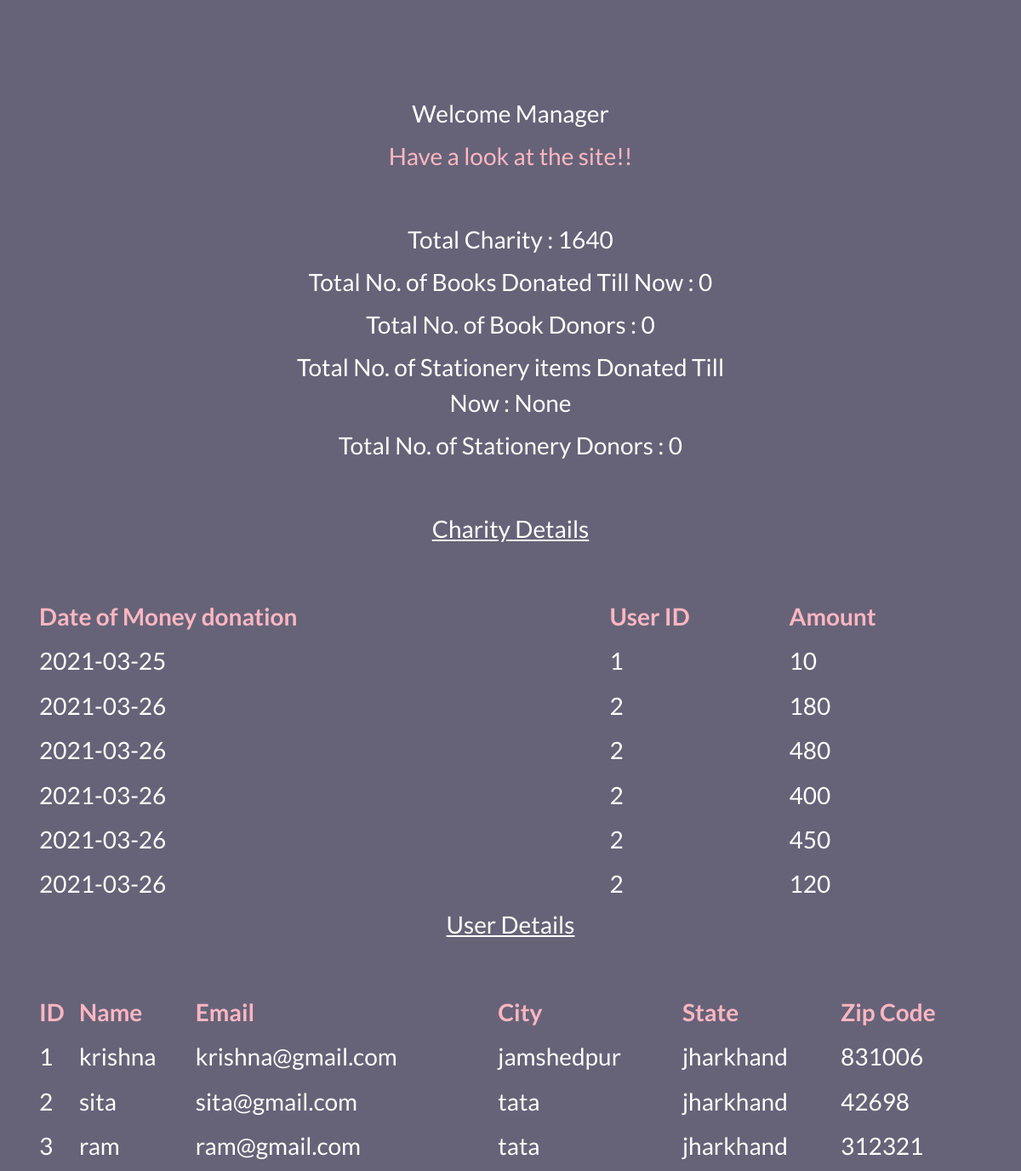
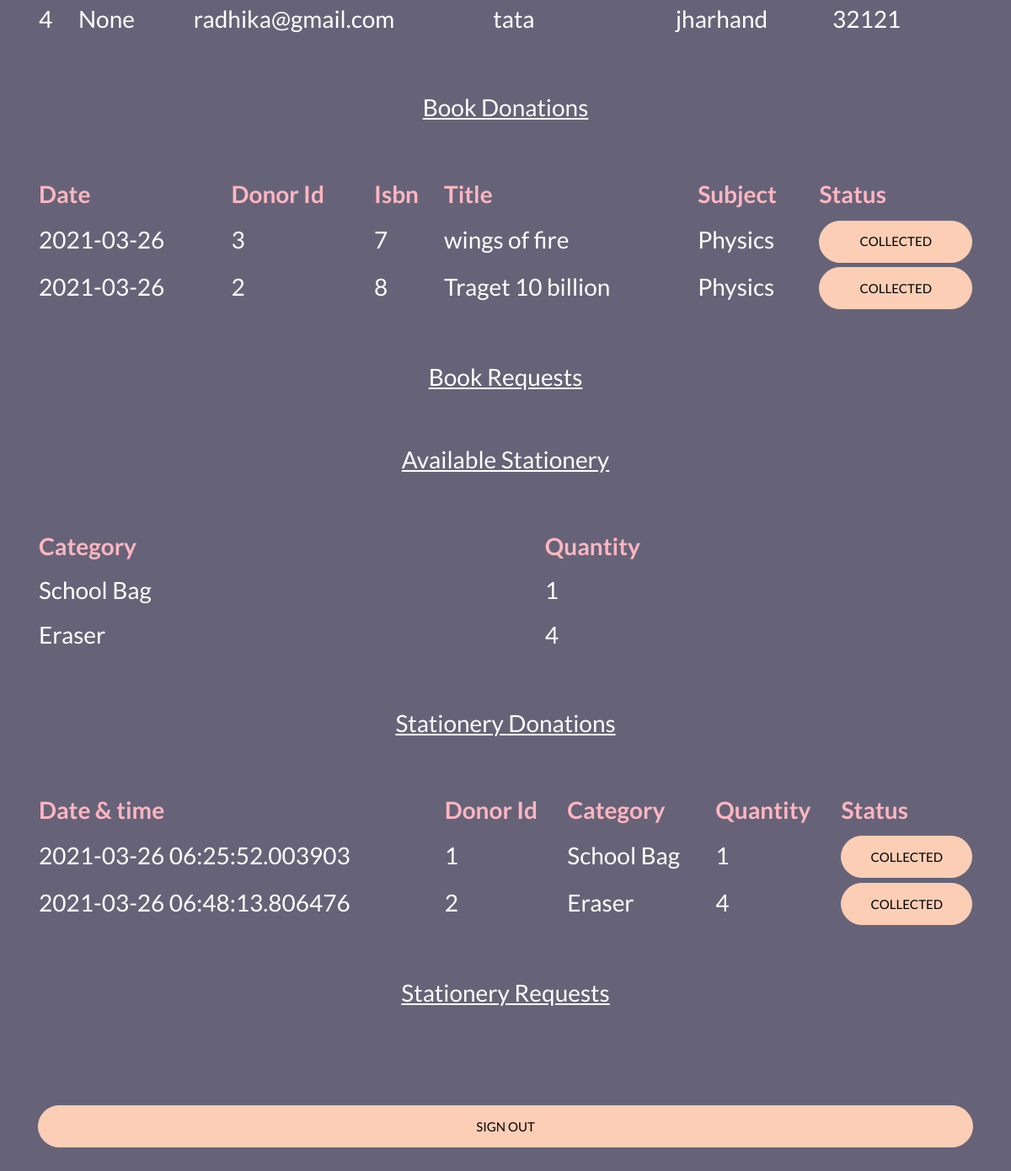
Before: /dorei/manage/ with the older database file (2 pictures, top to bottom).
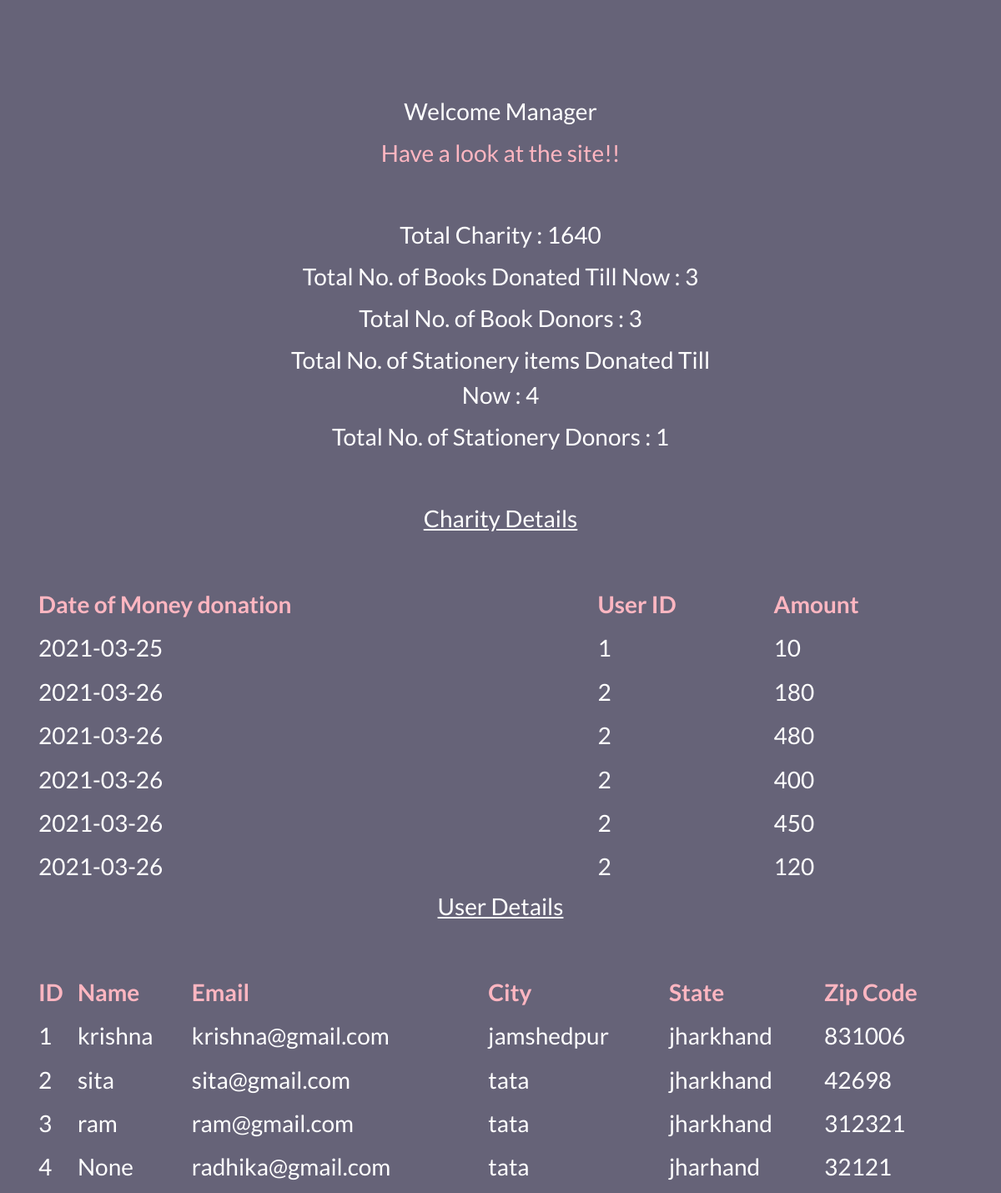
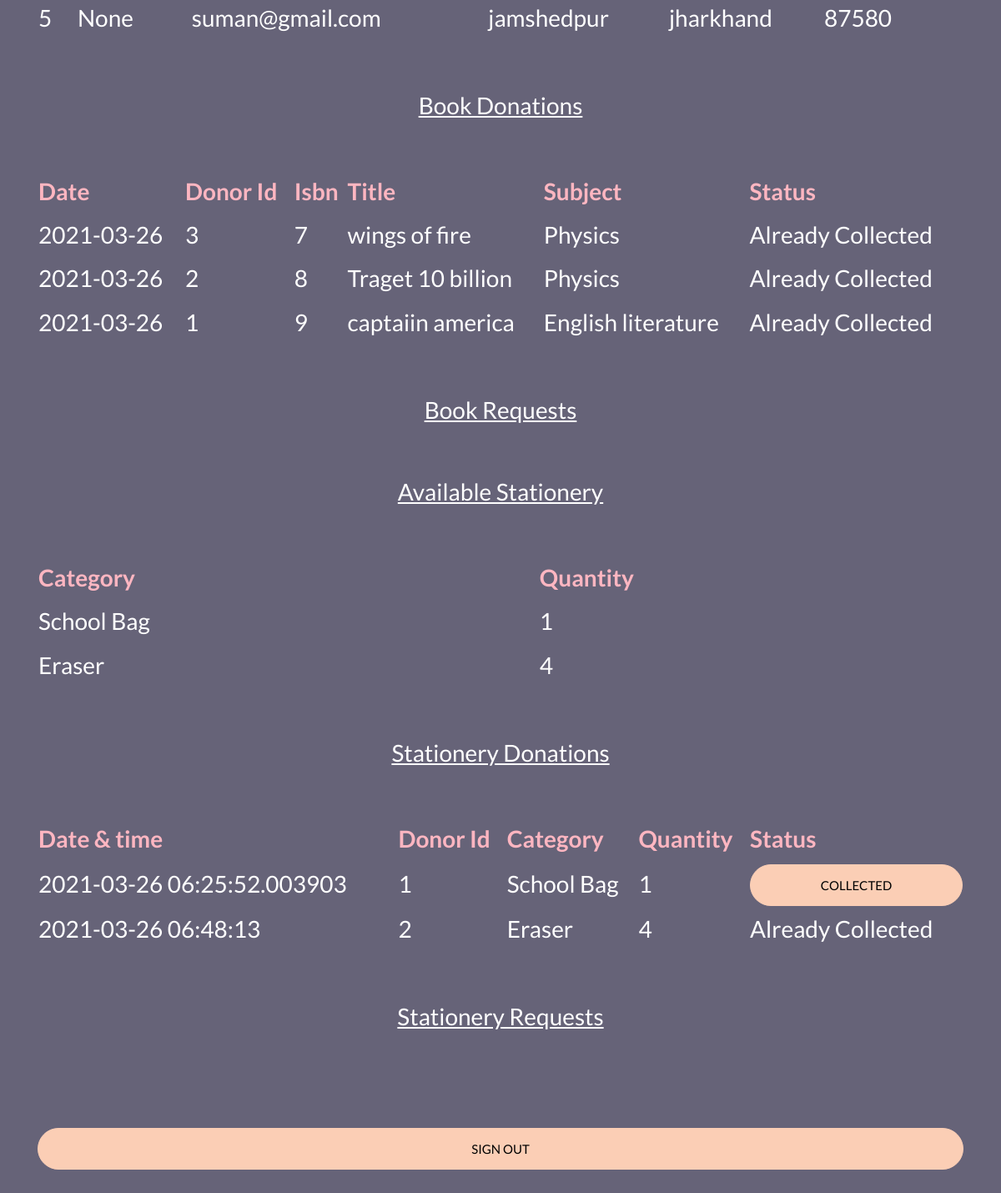
After: the same page with the newer database file (2 pictures, top to bottom).
### dorei/models.py (models this page shows, shortened)
class Money(models.Model):
    money_id = models.IntegerField(db_column='money_id', primary_key=True)
    user_id = models.ForeignKey(User, on_delete=models.CASCADE, db_column='user_id')
    t_time = models.DateTimeField(db_column='t_time')
    amount = models.IntegerField(db_column='amount')
    transaction_id = models.TextField(db_column='transaction_id', max_length=10, null=True)
    class Meta:
        unique_together = (('money_id', 't_time'),)

class User(models.Model):
    user_id = models.AutoField(db_column='user_id', primary_key=True)
    first_name = models.TextField(db_column='first_name', max_length=10)
    middle_name = models.TextField(db_column='middle_name', max_length=10, blank=True, null=True)
    last_name = models.TextField(db_column='last_name', max_length=10, blank=True, null=True)
    email_address = models.EmailField(db_column='email_address', max_length=40)
    house_number = models.CharField(db_column='house_number', max_length=10, blank=True, null=True)
    street_number = models.CharField(db_column='street_number', max_length=10, blank=True, null=True)
    street_name = models.TextField(db_column='street_name', max_length=50)
    city = models.TextField(db_column='city', max_length=50)
    state = models.TextField(db_column='state', max_length=50)
    postal_code = models.DecimalField(db_column='postal_code', max_digits=6, decimal_places=0)
    password = models.CharField(db_column='password', max_length=256)

class BookDonate(models.Model):
    user_id = models.ForeignKey(User, on_delete=models.CASCADE, db_column='user_id')
    isbn = models.ForeignKey(Book, on_delete=models.CASCADE, db_column='isbn')
    t_time = models.DateTimeField(db_column='t_time')
    is_collected = models.BooleanField(db_column='is_collected', default = False)
    class Meta:
        unique_together = (('user_id', 'isbn'),)

class Stationery(models.Model):
    stationery_id = models.AutoField(db_column='stationery_id', primary_key=True)
    stationery_name = models.CharField(db_column='stationery_name', max_length = 50)
    tot_quantity = models.IntegerField(db_column='tot_quantity',validators=[MinValueValidator(1)], blank=True, null=True)
    location_id = models.ForeignKey(Location, on_delete = models.DO_NOTHING,db_column='location_id', null=True, blank=True)

### dorei/views.py (the view)
# urls.py: path('manage/', views.manage, name='manage'),
def manage(request):
    total_charity = select_using_raw_sql("SELECT SUM(dm.amount) FROM dorei_money AS dm")
    books_donated = select_using_raw_sql("SELECT COUNT(db.isbn) FROM dorei_bookdonate AS db WHERE db.is_collected=1")
    stationery_donated = select_using_raw_sql("SELECT SUM(ds.quantity) FROM dorei_stationerydonate AS ds WHERE ds.is_collected=1")
    book_donors = select_using_raw_sql("SELECT COUNT(DISTINCT(db.user_id)) FROM dorei_bookdonate AS db WHERE db.is_collected=1")
    stationery_donors = select_using_raw_sql("SELECT COUNT(DISTINCT(ds.user_id)) FROM dorei_stationerydonate AS ds WHERE ds.is_collected=1")
    charity_details = select_using_raw_sql("SELECT date(dm.t_time) AS t_time,dm.user_id AS user_id,dm.amount AS amount FROM dorei_money AS dm")
    user_details = select_using_raw_sql("SELECT du.user_id AS user_id,du.first_name||' '||du.middle_name||' '||du.last_name AS name,du.email_address AS  email,\
        du.house_number AS house_number,du.street_number AS street_number,du.street_name AS street_name,du.city AS city,du.state AS state,du.postal_code AS postal_code\
        FROM dorei_user AS du")
    book_donations = select_using_raw_sql("SELECT dbd.user_id AS user_id,date(dbd.t_time) AS t_time,dbd.isbn AS isbn,db.title AS title,db.subject AS subject,dbd.is_collected AS verify\
     FROM dorei_bookdonate AS dbd, dorei_book AS db WHERE db.isbn=dbd.isbn")
    book_requests = select_using_raw_sql("SELECT dbr.user_id AS user_id,date(dbr.t_time) AS t_time,dbr.isbn AS isbn,db.title AS title,db.subject AS subject,dbr.is_delivered AS verify\
     FROM dorei_bookrequest AS dbr, dorei_book AS db WHERE db.isbn=dbr.isbn")
    available_stationery = select_using_raw_sql("SELECT ds.stationery_name AS name,ds.tot_quantity AS tot_quantity FROM dorei_stationery AS ds")
    stationery_donations = select_using_raw_sql("SELECT dsd.user_id AS user_id,dsd.t_time AS t_time,ds.stationery_name AS name,dsd.quantity AS quantity,dsd.is_collected AS verify\
     FROM dorei_stationerydonate AS dsd, dorei_stationery AS ds WHERE ds.stationery_id=dsd.stationery_id")
    stationery_requests = select_using_raw_sql("SELECT dsr.user_id AS user_id,dsr.t_time AS t_time,ds.stationery_name AS name,dsr.quantity AS quantity,dsr.is_delivered AS verify\
     FROM dorei_stationeryrequest AS dsr, dorei_stationery AS ds WHERE ds.stationery_id=dsr.stationery_id")
    data = {
            'total_charity':total_charity[0]['SUM(dm.amount)'],
            'books_donated':books_donated[0]['COUNT(db.isbn)'],
            'stationery_donated':stationery_donated[0]['SUM(ds.quantity)'],
            'book_donors':book_donors[0]['COUNT(DISTINCT(db.user_id))'],
            'stationery_donors':stationery_donors[0]['COUNT(DISTINCT(ds.user_id))'],
            'charity_details':charity_details,
            'user_details':user_details,
            'book_donations':book_donations,
            'book_requests':book_requests,
            'available_stationery':available_stationery,
            'stationery_donations':stationery_donations,
            'stationery_requests':stationery_requests,
        }
    return render(request, 'manager_ui.html', data)

### dorei/views.py (called while the page is built)
def select_using_raw_sql(sql):
    cursor = connection.cursor()
    try:
        cursor.execute(sql)
    except Exception as e:
        print(e)
        return []
    results = cursor.fetchall()
    l = []
    for  i in range(len(results)):
        dict = {}
        field = 0
        while True:
            try:
                dict[cursor.description[field][0]] = str(results[i][field])
                field = field +1
            except IndexError as e:
                break
        l.append(dict)
    return l

### dorei/templates/manager_ui.html (shortened to what the changed rows need)
{% extends "base_generic.html" %}
{% block content %}
  <body class="img js-fullheight" style="background-color: #928DAB;">
  <section class="ftco-section">
    <div class="container">
      <div class="row justify-content-center">
        <div class="col-md-6 text-center mb-5">
          <h2 class="heading-section">Welcome Manager</h2>
          <h2 class="heading-section" style="color:#FFB6C1;">Have a look at the site!!</h2>
        </div>
      </div>
      <div class="row justify-content-center">
        <div class="col-md-6 text-center mb-5">
          <h2 class="heading-section">Total Charity : {{total_charity}}</h2>
          <h2 class="heading-section">Total No. of Books Donated Till Now : {{books_donated}}</h2>
          <h2 class="heading-section">Total No. of Book Donors : {{book_donors}}</h2>
          <h2 class="heading-section">Total No. of Stationery items Donated Till Now : {{stationery_donated}}</h2>
          <h2 class="heading-section">Total No. of Stationery Donors : {{stationery_donors}}</h2>
        </div>
      </div>
      <div class="row justify-content-center">
        <div class="col-md-6 text-center mb-5">
          <h2 class="heading-section"><u>Charity Details</u></h2>
        </div>
      </div>
      {% if charity_details %}
      <table style="width:100%">
        <tr class="heading-section" style="color:#FFB6C1;">
          <th>Date of Money donation</th>
          <th>User ID</th>
          <th>Amount</th>
        </tr>
        {% for donation in charity_details %}
        <tr class="heading-section" style="color:#FFFFFF">
          <td >{{donation.t_time}}</td>
          <td>{{donation.user_id}}</td>
          <td >{{donation.amount}}</td>
        </tr>
        {% endfor %}
      </table>
      {% endif %}
      <div class="row justify-content-center">
        <div class="col-md-6 text-center mb-5">
          <h2 class="heading-section"><u>User Details</u></h2>
        </div>
      </div>
      {% if user_details %}
      <table style="width:100%">
        <tr class="heading-section" style="color:#FFB6C1;">
          <th>ID</th>
          <th>Name</th>
          <th>Email</th>
          <th>City</th>
          <th>State</th>
          <th>Zip Code</th>
        </tr>
        {% for user in user_details %}
        <tr class="heading-section" style="color:#FFFFFF">
          <td >{{user.user_id}}</td>
          <td >{{user.name}}</td>
          <td >{{user.email}}</td>
          <td >{{user.city}}</td>
          <td >{{user.state}}</td>
          <td >{{user.postal_code}}</td>
        </tr>
        {% endfor %}
      </table>
      {% endif %}
      <div class="row justify-content-center">
        <div class="col-md-6 text-center mb-5">
          <br></br>
          <h2 class="heading-section"><u>Book Donations</u></h2>
        </div>
      </div>
      {% if book_donations %}
      <table style="width:100%">
        <tr class="heading-section" style="color:#FFB6C1;">
          <th>Date</th>
          <th>Donor Id</th>
          <th>Isbn</th>
          <th>Title</th>
          <th>Subject</th>
          <th>Status</th>
        </tr>
        {% for donation in book_donations %}
        <tr class="heading-section" style="color:#FFFFFF">
          <td>{{donation.t_time}}</td>
          <td>{{donation.user_id}}</td>
          <td>{{donation.isbn}}</td>
          <td>{{donation.title}}</td>
          <td>{{donation.subject}}</td>
          <td>
            {% if donation.verify == 'True' %}
              Already Collected
            {% else %}
              <a href="{% url 'isdonated_book' user_id=donation.user_id  isbn=donation.isbn%}">
                <button type="submit" class="form-control btn btn-primary submit px-3">Collected</button>
              </a>
            {% endif %}
          </td>
        </tr>
        {% endfor %}
      </table>
      {% endif %}
      <div class="row justify-content-center">
        <div class="col-md-6 text-center mb-5">
          <br></br>
          <h2 class="heading-section"><u>Book Requests</u></h2>
        </div>
      </div>
      <div class="row justify-content-center">
        <div class="col-md-6 text-center mb-5">
          <h2 class="heading-section"><u>Available Stationery</u></h2>
        </div>
      </div>
      {% if available_stationery %}
      <table style="width:100%">
        <tr class="heading-section" style="color:#FFB6C1;">
          <th>Category</th>
          <th>Quantity</th>
        </tr>
        {% for stationery in available_stationery %}
        <tr class="heading-section" style="color:#FFFFFF">
          <td >{{stationery.name}}</td>
          <td >{{stationery.tot_quantity}}</td>
        </tr>
        {% endfor %}
      </table>
      {% endif %}
      <div class="row justify-content-center">
        <div class="col-md-6 text-center mb-5">
          <br></br>
          <h2 class="heading-section"><u>Stationery Donations</u></h2>
        </div>
      </div>
      {% if stationery_donations %}
      <table style="width:100%">
        <tr class="heading-section" style="color:#FFB6C1;">
          <th>Date & time</th>
          <th>Donor Id</th>
          <th>Category</th>
          <th>Quantity</th>
          <th>Status</th>
        </tr>
        {% for donation in stationery_donations %}
        <tr class="heading-section" style="color:#FFFFFF">
          <td>{{donation.t_time}}</td>
          <td>{{donation.user_id}}</td>
          <td>{{donation.name}}</td>
          <td>{{donation.quantity}}</td>
          <td>
            {% if donation.verify == 'True' %}
              Already Collected
            {% else %}
              <a href="{% url 'isdonated_stationery' user_id=donation.user_id  t_time=donation.t_time%}">
                <button type="submit" class="form-control btn btn-primary submit px-3">Collected</button>
              </a>
            {% endif %}
          </td>
        </tr>
        {% endfor %}
      </table>
      {% endif %}
      <div class="row justify-content-center">
        <div class="col-md-6 text-center mb-5">
          <br></br>
          <h2 class="heading-section"><u>Stationery Requests</u></h2>
        </div>
      </div>
    </div>
  </section>
  </body>
{% endblock %}

Changed rows visible on the page:
added User: user_id "5", name "None", email "suman@gmail.com", city "jamshedpur", state "jharkhand", postal_code "87580"
changed BookDonate (number 1 of 3 on the later page): text "COLLECTED" → "Already Collected"
changed BookDonate (number 2 of 3 on the later page): text "COLLECTED" → "Already Collected"
added BookDonate: t_time "2021-03-26", user_id "1", isbn "9", title "captaiin america", subject "English literature", shows "Already Collected"
computed for Stationery "Eraser": t_time "2021-03-26 06:48:13.806476" → "2021-03-26 06:48:13"; text "COLLECTED" → "Already Collected"
Other visible differences:
{{ books_donated }}: "0" → "3"
{{ book_donors }}: "0" → "3"
{{ stationery_donated }}: "None" → "4"
{{ stationery_donors }}: "0" → "1"
